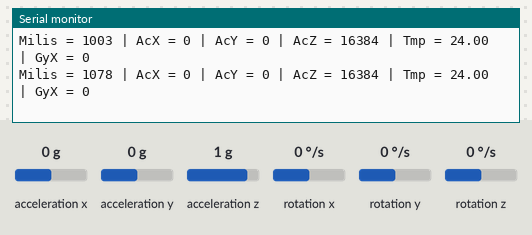
Simulated run of this sketch. Board: Arduino Uno, built with avr-gcc and run on an emulated ATmega328P. Parts: the last lines printed to the serial monitor. Wiring (inferred from the names in the program): MPU-6050 motion sensor at I2C address 0x68. The inputs (shaded band) are chosen by the test bench; at power-on: acceleration x 0 g, acceleration y 0 g, acceleration z 1 g, rotation x 0 °/s, rotation y 0 °/s, rotation z 0 °/s. Storage starts empty.

Above: at 1.2 s.
1.3 s: acceleration x set to -1.4 g
At 2.0 s:
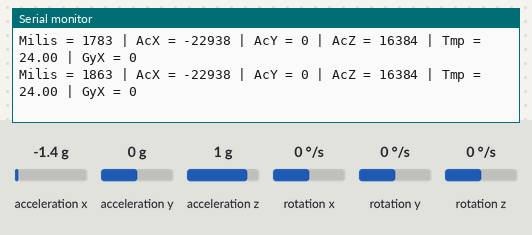
4.3 s: acceleration y set to 0.8 g
At 4.8 s:
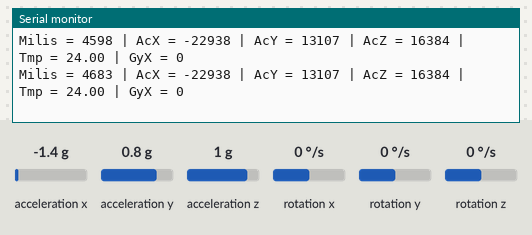
7.3 s: acceleration z set to -1.4 g
At 8.3 s:
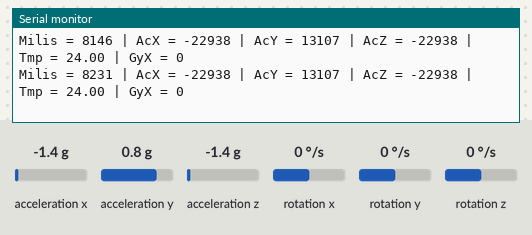
10.3 s: rotation x set to -192 °/s
At 10.52 s:
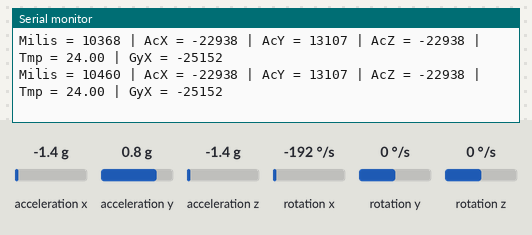
13.3 s: acceleration x set to 0 g
At 13.36 s:
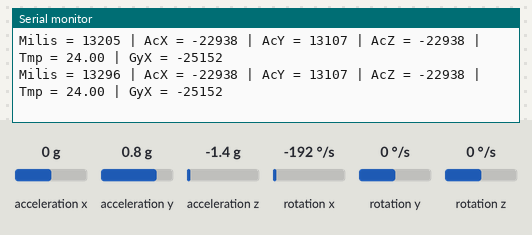
16.3 s: acceleration y set to 0 g
At 17.1 s:
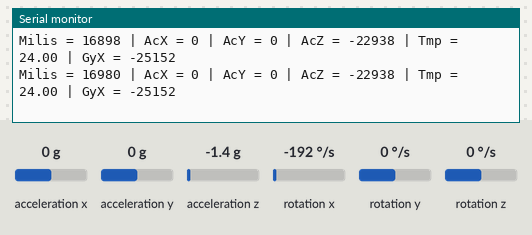
Timing chart, 0 to 19.3 s (numbered marks = the images above; inputs shaded):
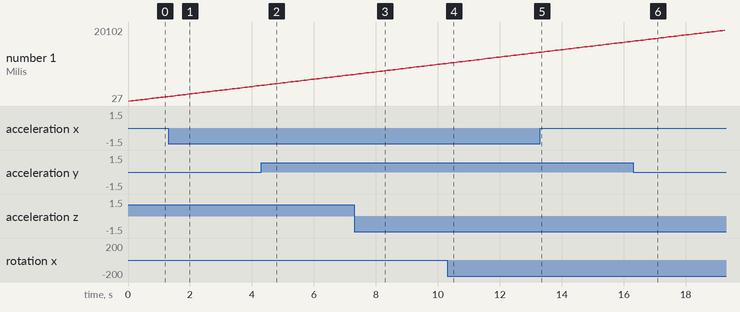

The sketch:

Integra__o.ino
```cpp
#include<Wire.h>
#include <SdFat.h>
#include <TinyGPS++.h>
#include <SoftwareSerial.h>
#include <millisDelay.h>

// Pino A4 -> SDA do MPU
// Pino A5 -> SCL do MPU
//Endereco I2C do MPU6050
const int MPU = 0x68;

// Pino 4 -> TX do Gps
// Pino 3 -> RX do Gps
static const int RXPin = 4, TXPin = 3;
static const uint32_t GPSBaud = 9600;

//Variaveis para armazenar valores do GPS e MPU
TinyGPSPlus gps;
SoftwareSerial ss(RXPin, TXPin);

int AcX, AcY, AcZ, Tmp, GyX, GyY, GyZ;
int valor = 0;

// Pino 8 -> CS do SD
// Pino 11 -> MOSI do SD
// Pino 12 -> MISO do SD
// Pino 13 -> SCK do SD
SdFat sdCard;
SdFile dadosAcc;
SdFile dadosGPS;
const uint8_t chipSelect = 8;

unsigned long period = 60000; // 60000 -> 1 minute
unsigned long time_now = 0;

void lerGPS() {

    if (ss.available() > 0) {
      gps.encode(ss.read());
      if (gps.location.isUpdated()) {

        if (!dadosGPS.open("dados_gps.txt", O_RDWR | O_CREAT | O_AT_END)) {
          sdCard.errorHalt("Erro na abertura do arquivo DADOS_GPS.TXT!");
        }

        Serial.print("Time = "); Serial.print(gps.time.value()); // Raw time in HHMMSSCC format (u32)
        dadosGPS.print(gps.time.value());

        Serial.print(" | Milis = "); Serial.print(millis());
        dadosGPS.print(";"); dadosGPS.print(millis());

        Serial.print(" | Lat = "); Serial.print(gps.location.lat(), 6);
        dadosGPS.print(";"); dadosGPS.print(gps.location.lat(), 6);

        Serial.print(" | Lng = "); Serial.println(gps.location.lng(), 6);
        dadosGPS.print(";"); dadosGPS.println(gps.location.lng(), 6);

        dadosGPS.close();

      }
    }
  }

void lerMPU() {

  if (!dadosAcc.open("dados_acc.txt", O_RDWR | O_CREAT | O_AT_END))
  {
    sdCard.errorHalt("Erro na abertura do arquivo DADOS_ACC.TXT!");
  }

  Wire.beginTransmission(MPU);
  Wire.write(0x3B);  // starting with register 0x3B (ACCEL_XOUT_H)
  Wire.endTransmission(false);
  //Solicita os dados do sensor
  Wire.requestFrom(MPU, 14, true);

  //Armazena o valor dos sensores nas variaveis correspondentes
  AcX = Wire.read() << 8 | Wire.read(); //0x3B (ACCEL_XOUT_H) & 0x3C (ACCEL_XOUT_L)
  AcY = Wire.read() << 8 | Wire.read(); //0x3D (ACCEL_YOUT_H) & 0x3E (ACCEL_YOUT_L)
  AcZ = Wire.read() << 8 | Wire.read(); //0x3F (ACCEL_ZOUT_H) & 0x40 (ACCEL_ZOUT_L)
  Tmp = Wire.read() << 8 | Wire.read(); //0x41 (TEMP_OUT_H) & 0x42 (TEMP_OUT_L)
  GyX = Wire.read() << 8 | Wire.read(); //0x43 (GYRO_XOUT_H) & 0x44 (GYRO_XOUT_L)
  GyY = Wire.read() << 8 | Wire.read(); //0x45 (GYRO_YOUT_H) & 0x46 (GYRO_YOUT_L)
  GyZ = Wire.read() << 8 | Wire.read(); //0x47 (GYRO_ZOUT_H) & 0x48 (GYRO_ZOUT_L)

  Serial.print("Milis = "); Serial.print(millis());
  dadosAcc.print(millis());

  //Envia valor X do acelerometro para a serial
  Serial.print(" | AcX = "); Serial.print(AcX);
  dadosAcc.print(";"); dadosAcc.print(AcX);

  //Envia valor Y do acelerometro para a serial
  Serial.print(" | AcY = "); Serial.print(AcY);
  dadosAcc.print(";"); dadosAcc.print(AcY);

  //Envia valor Z do acelerometro para a serial
  Serial.print(" | AcZ = "); Serial.print(AcZ);
  dadosAcc.print(";"); dadosAcc.print(AcZ);

  //Envia valor da temperatura para a serial
  //Calcula a temperatura em graus Celsius
  Serial.print(" | Tmp = "); Serial.print(Tmp / 340.00 + 36.53);
  dadosAcc.print(";"); dadosAcc.print(Tmp/340.00+36.53);

  //Envia valor X do giroscopio para a serial
  Serial.print(" | GyX = "); Serial.println(GyX);
  dadosAcc.print(";"); dadosAcc.println(GyX);

  dadosAcc.close();
}

void setup()
{
  Serial.begin(9600);
  ss.begin(GPSBaud);
  Wire.begin();
  Wire.beginTransmission(MPU);
  Wire.write(0x6B);

    if(!sdCard.begin(chipSelect,SPI_HALF_SPEED))sdCard.initErrorHalt();

//  Inicializa o MPU-6050
  Wire.write(0);
  Wire.endTransmission(true);

}

void loop() {

  if (millis() > time_now + period) {
    time_now = millis();
    lerGPS();
  } else {
    lerMPU();
  }

  /*Serial.println(gps.time.value()); // Raw time in HHMMSSCC format (u32)
  lerGPS();
  lerMPU();

  if (valor > 50) {
      Serial.print("fechou");
      dadosAcc.close();
      while (1){}
    }
  valor ++;*/
}
```

Measured:
- after the input at 1.3 s, the serial monitor: prints a new line after 0.06 s (image 1)
- after the input at 4.3 s, the serial monitor: prints a new line after 0.10 s (image 2)
- after the input at 7.3 s, the serial monitor: prints a new line after 0.14 s (image 3)
- after the input at 10.3 s, the serial monitor: prints a new line after 0.12 s (image 4)
- plotted number 1: 1228 → 4186 after the input at 1.3 s, 4186 → 7211 after the input at 4.3 s, 7211 → 10194 after the input at 7.3 s, 10194 → 13205 after the input at 10.3 s, 13205 → 16236 after the input at 13.3 s
